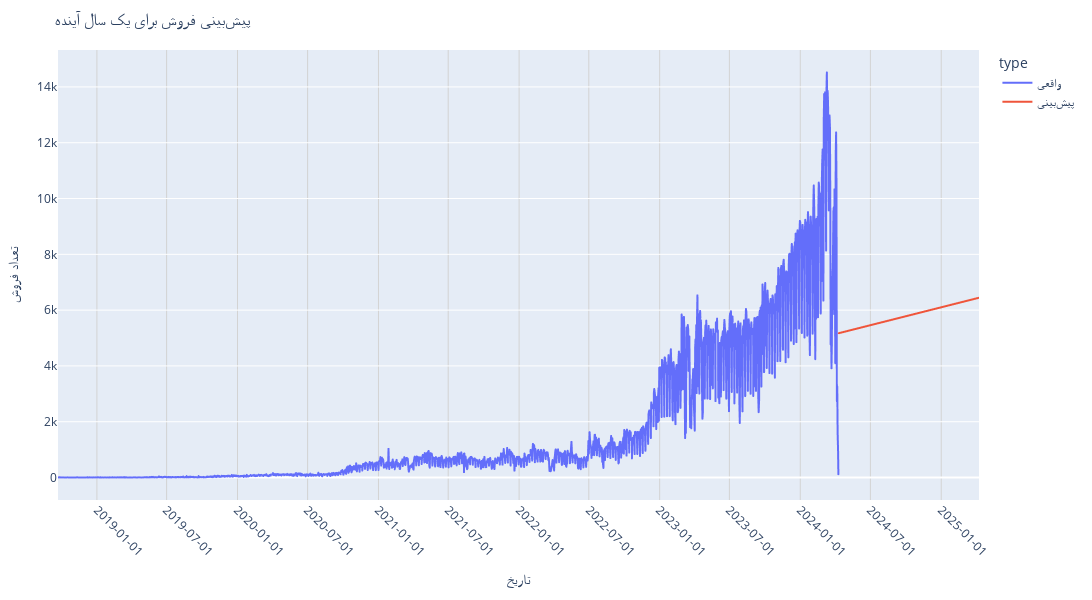

Notebook source saved alongside this figure:
### Code cell
# رسم نمودار
fig = px.line(combined_df,
              x='date',
              y='value',
              color='type',
              title='پیشبینی فروش برای یک سال آینده')

fig.update_xaxes(
    tickangle=45,
    tickformat='%Y-%m-%d',
    nticks=20,
    tickmode='auto',
    showgrid=True,
    gridcolor='lightgray'
)

fig.update_layout(
    width=1200,
    height=600,
    margin=dict(l=50, r=50, t=50, b=100),
    xaxis_title='تاریخ',
    yaxis_title='تعداد فروش'
)

fig.show()

### Figure 1 — Plotly figure (JSON) as saved in the notebook; plotly's stock layout.template omitted (floating-point values rounded to 4 significant figures; data arrays with more than 128 entries replaced by an {"elided": "..."} marker saying what was removed)
{"data": [{"hovertemplate": "type=واقعی<br>date=%{x}<br>value=%{y}<extra></extra>", "legendgroup": "واقعی", "line": {"color": "#636efa", "dash": "solid"}, "marker": {"symbol": "circle"}, "mode": "lines", "name": "واقعی", "showlegend": true, "type": "scattergl", "x": {"elided": "1983 str values"}, "xaxis": "x", "y": {"elided": "1983 float values"}, "yaxis": "y"}, {"hovertemplate": "type=پیشبینی<br>date=%{x}<br>value=%{y}<extra></extra>", "legendgroup": "پیشبینی", "line": {"color": "#EF553B", "dash": "solid"}, "marker": {"symbol": "circle"}, "mode": "lines", "name": "پیشبینی", "showlegend": true, "type": "scattergl", "x": {"elided": "365 str values"}, "xaxis": "x", "y": {"elided": "365 float values"}, "yaxis": "y"}], "layout": {"height": 600, "legend": {"title": {"text": "type"}, "tracegroupgap": 0}, "margin": {"b": 100, "l": 50, "r": 50, "t": 50}, "title": {"text": "پیشبینی فروش برای یک سال آینده"}, "width": 1200, "xaxis": {"anchor": "y", "domain": [0, 1], "gridcolor": "lightgray", "nticks": 20, "showgrid": true, "tickangle": 45, "tickformat": "%Y-%m-%d", "tickmode": "auto", "title": {"text": "تاریخ"}}, "yaxis": {"anchor": "x", "domain": [0, 1], "title": {"text": "تعداد فروش"}}}}
